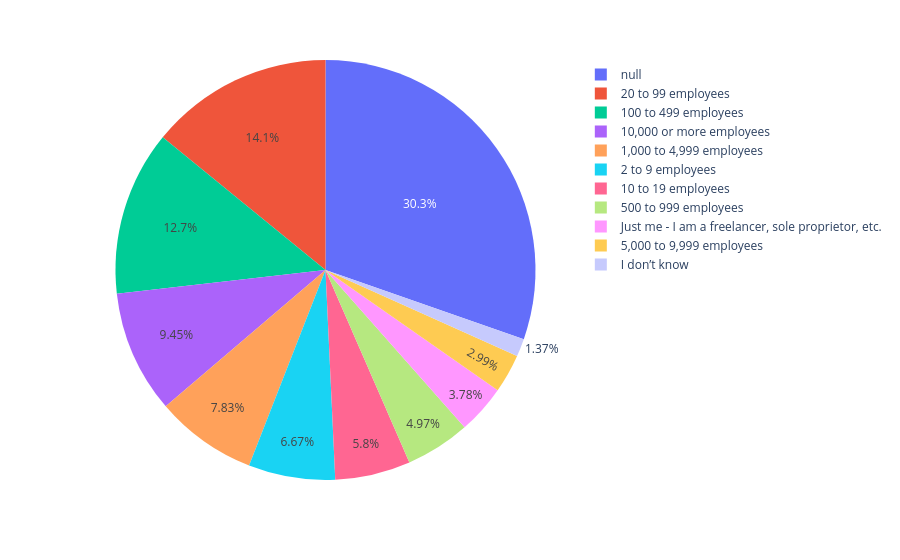

Notebook code for this chart:
### Code cell
px.pie(data_frame=df, names="OrgSize")

### Figure 1 — Plotly figure (JSON) as saved in the notebook; plotly's stock layout.template omitted (floating-point values rounded to 4 significant figures; data arrays with more than 128 entries replaced by an {"elided": "..."} marker saying what was removed)
{"data": [{"domain": {"x": [0, 1], "y": [0, 1]}, "hovertemplate": "OrgSize=%{label}<extra></extra>", "labels": {"elided": "73268 str values"}, "legendgroup": "", "name": "", "showlegend": true, "type": "pie"}], "layout": {"legend": {"tracegroupgap": 0}, "margin": {"t": 60}}}
